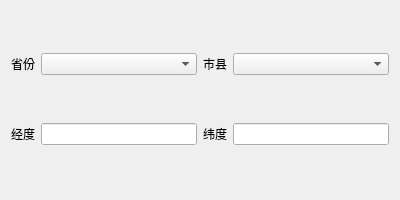
<?xml version="1.0" encoding="UTF-8"?>
<ui version="4.0">
 <class>Widget</class>
 <widget class="QWidget" name="Widget">
  <property name="geometry">
   <rect>
    <x>0</x>
    <y>0</y>
    <width>400</width>
    <height>200</height>
   </rect>
  </property>
  <property name="sizePolicy">
   <sizepolicy hsizetype="Expanding" vsizetype="Preferred">
    <horstretch>0</horstretch>
    <verstretch>0</verstretch>
   </sizepolicy>
  </property>
  <property name="windowTitle">
   <string>Widget</string>
  </property>
  <layout class="QGridLayout" name="gridLayout">
   <item row="0" column="0">
    <widget class="QLabel" name="label">
     <property name="text">
      <string>省份</string>
     </property>
    </widget>
   </item>
   <item row="0" column="1">
    <widget class="QComboBox" name="comboBoxProvince">
     <property name="sizePolicy">
      <sizepolicy hsizetype="Expanding" vsizetype="Fixed">
       <horstretch>0</horstretch>
       <verstretch>0</verstretch>
      </sizepolicy>
     </property>
    </widget>
   </item>
   <item row="0" column="2">
    <widget class="QLabel" name="label_3">
     <property name="text">
      <string>市县</string>
     </property>
    </widget>
   </item>
   <item row="0" column="3">
    <widget class="QComboBox" name="comboBoxCity"/>
   </item>
   <item row="1" column="0">
    <widget class="QLabel" name="label_2">
     <property name="text">
      <string>经度</string>
     </property>
    </widget>
   </item>
   <item row="1" column="1">
    <widget class="QLineEdit" name="lineEditLongitude"/>
   </item>
   <item row="1" column="2">
    <widget class="QLabel" name="label_4">
     <property name="text">
      <string>纬度</string>
     </property>
    </widget>
   </item>
   <item row="1" column="3">
    <widget class="QLineEdit" name="lineEditLatitude"/>
   </item>
  </layout>
 </widget>
 <layoutdefault spacing="6" margin="11"/>
 <resources/>
 <connections/>
</ui>
